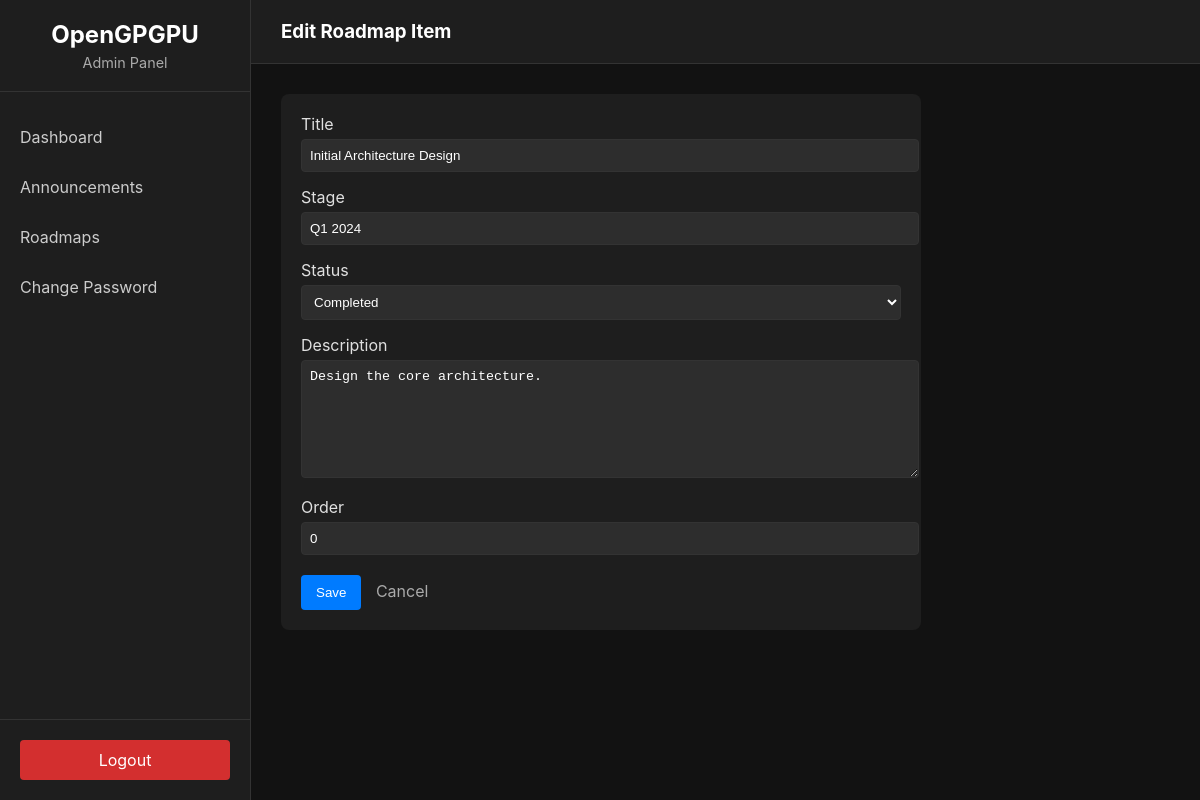
/admin/roadmap/1/edit (signed in), run on the app's committed database.
### app/models/roadmap.py (models this page shows)
class Roadmap(BaseModel):
    __tablename__ = 'roadmaps'
    title = db.Column(db.String(100), nullable=False)
    description = db.Column(db.Text, nullable=True)
    stage = db.Column(db.String(50), nullable=False) # e.g., 'Q1 2024', 'Q2 2024'
    status = db.Column(db.String(20), default='pending') # pending, in_progress, completed
    order = db.Column(db.Integer, default=0)

### app/views/admin.py (the view, shortened to what this page needs)
@admin_bp.route('/roadmap/<int:id>/edit', methods=['GET', 'POST'])
@login_required
def edit_roadmap(id):
    from app.dao.roadmap_dao import RoadmapDAO
    roadmap = RoadmapDAO.get_by_id(id)
    if not roadmap:
        flash('Roadmap item not found')
        return redirect(url_for('admin_bp.roadmaps'))
    form = RoadmapForm(obj=roadmap)
    return render_template('admin/roadmap_form.html', form=form, title="Edit Roadmap Item")

### app/forms/roadmap_form.py
class RoadmapForm(FlaskForm):
    title = StringField('Title', validators=[DataRequired(), Length(max=100)])
    stage = StringField('Stage', validators=[DataRequired(), Length(max=50)])
    status = SelectField('Status', choices=[
        ('pending', 'Pending'),
        ('in_progress', 'In Progress'),
        ('completed', 'Completed')
    ], default='pending')
    description = TextAreaField('Description', validators=[Optional()])
    order = IntegerField('Order', default=0)
    submit = SubmitField('Save')

### app/__init__.py (called while the page is built)
def create_app(config_name='default'):
    app = Flask(__name__)
    app.config.from_object(config[config_name])
    db.init_app(app)
    bcrypt.init_app(app)
    login_manager.init_app(app)
    @login_manager.user_loader
    def load_user(user_id):
        from app.dao.admin_dao import AdminDAO
        return AdminDAO.get_by_id(int(user_id))
    from app.views.frontend import frontend_bp
    from app.views.admin import admin_bp
    app.register_blueprint(frontend_bp)
    app.register_blueprint(admin_bp)
    return app

### app/dao/base_dao.py (called while the page is built)
    @classmethod
    def get_by_id(cls, id):
        return db.session.get(cls.model, id)

### app/templates/admin/roadmap_form.html (shortened to what this page needs)
{% extends "admin/base.html" %}
{% block header %}{{ title }}{% endblock %}
{% block content %}
<div class="form-container" style="max-width: 600px; background-color: #1e1e1e; padding: 20px; border-radius: 8px;">
    <form method="POST">
        <div class="form-group" style="margin-bottom: 15px;">
            {{ form.title.label(style="display: block; margin-bottom: 5px;") }}
            {{ form.title(style="width: 100%; padding: 8px; background-color: #2d2d2d; border: 1px solid #333; color: white; border-radius: 4px;") }}
        </div>
        <div class="form-group" style="margin-bottom: 15px;">
            {{ form.stage.label(style="display: block; margin-bottom: 5px;") }}
            {{ form.stage(style="width: 100%; padding: 8px; background-color: #2d2d2d; border: 1px solid #333; color: white; border-radius: 4px;") }}
        </div>
        <div class="form-group" style="margin-bottom: 15px;">
            {{ form.status.label(style="display: block; margin-bottom: 5px;") }}
            {{ form.status(style="width: 100%; padding: 8px; background-color: #2d2d2d; border: 1px solid #333; color: white; border-radius: 4px;") }}
        </div>
        <div class="form-group" style="margin-bottom: 15px;">
            {{ form.description.label(style="display: block; margin-bottom: 5px;") }}
            {{ form.description(style="width: 100%; padding: 8px; background-color: #2d2d2d; border: 1px solid #333; color: white; border-radius: 4px; min-height: 100px;") }}
        </div>
        <div class="form-group" style="margin-bottom: 20px;">
            {{ form.order.label(style="display: block; margin-bottom: 5px;") }}
            {{ form.order(style="width: 100%; padding: 8px; background-color: #2d2d2d; border: 1px solid #333; color: white; border-radius: 4px;") }}
        </div>
        <div class="form-actions">
            {{ form.submit(class_="btn", style="background-color: #007bff; color: white; padding: 10px 15px; border: none; border-radius: 4px; cursor: pointer;") }}
            <a href="{{ url_for('admin_bp.roadmaps') }}" style="margin-left: 10px; color: #aaa; text-decoration: none;">Cancel</a>
        </div>
    </form>
</div>
{% endblock %}

### app/static/css/admin.css (style rules this page uses)
body { margin: 0; font-family: -apple-system, BlinkMacSystemFont, "Segoe UI", Roboto, Helvetica, Arial, sans-serif; background-color: #121212; color: #e0e0e0; }

### data on the page
Roadmap: title "Initial Architecture Design", stage "Q1 2024", status "Completed", description "Design the core architecture.", order "0"

### other printed values
{{ title }} "Edit Roadmap Item"
